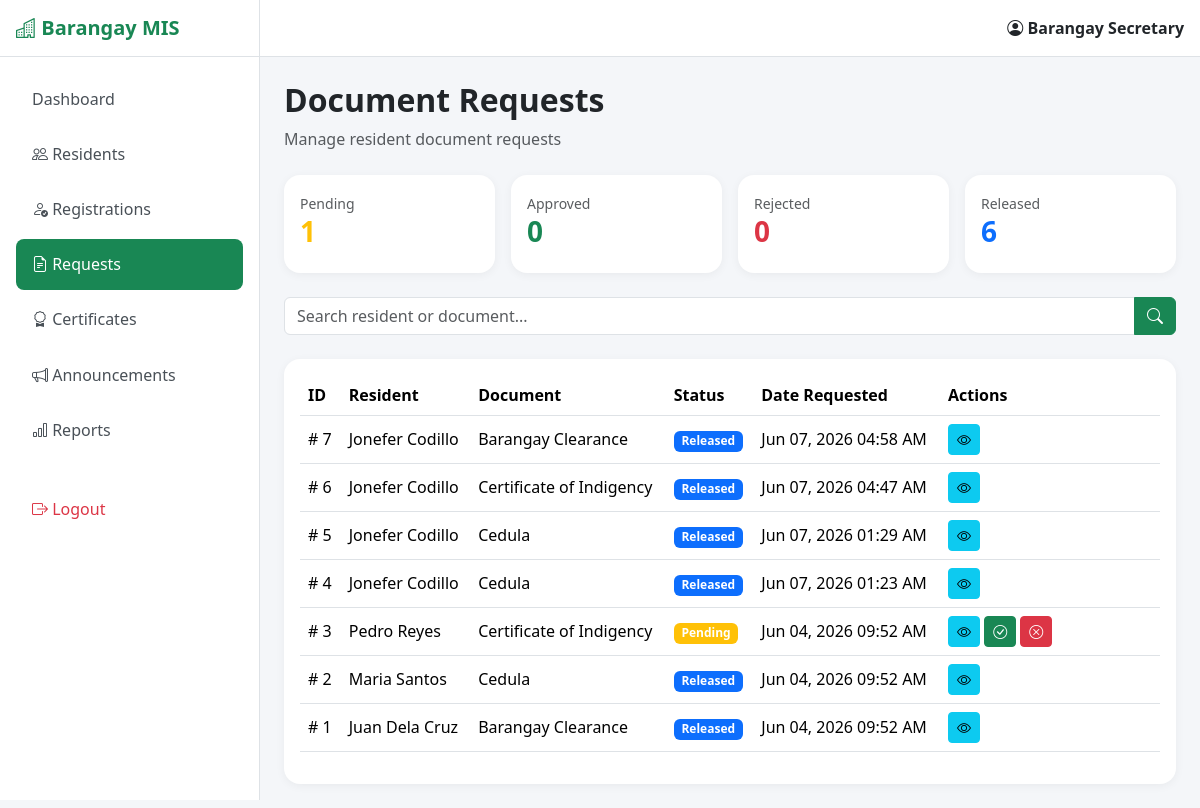
Screenshot of /secretary/requests/index.php (signed in) with the database file from the repository.
### tables this page shows
CREATE TABLE `document_requests` (
  `id` int(11) NOT NULL,
  `resident_id` int(11) NOT NULL,
  `document_type_id` int(11) NOT NULL,
  `purpose` text NOT NULL,
  `status` enum('Pending','Approved','Rejected','Released') NOT NULL DEFAULT 'Pending',
  `remarks` text DEFAULT NULL,
  `requested_at` datetime DEFAULT current_timestamp(),
  `approved_by` int(11) DEFAULT NULL,
  `approved_at` datetime DEFAULT NULL,
  `released_at` datetime DEFAULT NULL,
  `created_at` timestamp NOT NULL DEFAULT current_timestamp()
);

CREATE TABLE `document_types` (
  `id` int(11) NOT NULL,
  `document_name` varchar(100) NOT NULL,
  `description` text DEFAULT NULL,
  `created_at` timestamp NOT NULL DEFAULT current_timestamp()
);

### secretary/requests/index.php (the view, shortened to what this page needs)
<?php
require '../../config/database.php';
$search = trim($_GET['search'] ?? '');
$pending = mysqli_fetch_assoc(
    mysqli_query(
        $conn,
        "SELECT COUNT(*) total
         FROM document_requests
         WHERE status='Pending'"
    )
);
$approved = mysqli_fetch_assoc(
    mysqli_query(
        $conn,
        "SELECT COUNT(*) total
         FROM document_requests
         WHERE status='Approved'"
    )
);
$rejected = mysqli_fetch_assoc(
    mysqli_query(
        $conn,
        "SELECT COUNT(*) total
         FROM document_requests
         WHERE status='Rejected'"
    )
);
$released = mysqli_fetch_assoc(
    mysqli_query(
        $conn,
        "SELECT COUNT(*) total
         FROM document_requests
         WHERE status='Released'"
    )
);
$sql = "
SELECT
    dr.*,
    dt.document_name,
    CONCAT(
        r.first_name,
        ' ',
        r.last_name
    ) AS resident_name
FROM document_requests dr
INNER JOIN residents r
    ON dr.resident_id = r.id
INNER JOIN document_types dt
    ON dr.document_type_id = dt.id
";
$sql .= " ORDER BY dr.id DESC";
$requests = mysqli_query($conn, $sql);
?>
<!DOCTYPE html>
<html lang="en">
<head>
    <link href="https://cdn.jsdelivr.net/npm/bootstrap@5.3.3/dist/css/bootstrap.min.css" rel="stylesheet">
    <link rel="stylesheet" href="https://cdn.jsdelivr.net/npm/bootstrap-icons@1.11.3/font/bootstrap-icons.min.css">
    <link rel="stylesheet" href="../../assets/css/styles.css">
</head>
<body>
    <?php include '../../includes/secretary_sidebar.php'; ?>
    <div class="main-wrapper">
        <?php include '../../includes/nav.php'; ?>
        <main class="p-4">
            <div class="mb-4">
                <h2 class="fw-bold">
                    Document Requests
                </h2>
                <p class="text-muted mb-0">
                    Manage resident document requests
                </p>
            </div>
            <div class="row g-3 mb-4">
                <div class="col-md-3">
                    <div class="card dashboard-card">
                        <div class="card-body">
                            <small class="text-muted">
                                Pending
                            </small>
                            <h3 class="fw-bold text-warning">
                                <?= $pending['total'] ?>
                            </h3>
                        </div>
                    </div>
                </div>
                <div class="col-md-3">
                    <div class="card dashboard-card">
                        <div class="card-body">
                            <small class="text-muted">
                                Approved
                            </small>
                            <h3 class="fw-bold text-success">
                                <?= $approved['total'] ?>
                            </h3>
                        </div>
                    </div>
                </div>
                <div class="col-md-3">
                    <div class="card dashboard-card">
                        <div class="card-body">
                            <small class="text-muted">
                                Rejected
                            </small>
                            <h3 class="fw-bold text-danger">
                                <?= $rejected['total'] ?>
                            </h3>
                        </div>
                    </div>
                </div>
                <div class="col-md-3">
                    <div class="card dashboard-card">
                        <div class="card-body">
                            <small class="text-muted">
                                Released
                            </small>
                            <h3 class="fw-bold text-primary">
                                <?= $released['total'] ?>
                            </h3>
                        </div>
                    </div>
                </div>
            </div>
            <form method="GET" class="mb-4">
                <div class="input-group">
                    <input type="text" name="search" class="form-control" placeholder="Search resident or document..."
                        value="<?= htmlspecialchars($search) ?>">
                    <button class="btn btn-success">
                        <i class="bi bi-search"></i>
                    </button>
                </div>
            </form>
            <div class="card dashboard-card">
                <div class="card-body table-responsive">
                    <table class="table table-hover align-middle">
                        <thead>
                            <tr>
                                <th>ID</th>
                                <th>Resident</th>
                                <th>Document</th>
                                <th>Status</th>
                                <th>Date Requested</th>
                                <th width="220">
                                    Actions
                                </th>
                            </tr>
                        </thead>
                        <tbody>
                            <?php while ($row = mysqli_fetch_assoc($requests)): ?>
                                <tr>
                                    <td>
                                        #
                                        <?= $row['id'] ?>
                                    </td>
                                    <td>
                                        <?= htmlspecialchars($row['resident_name']) ?>
                                    </td>
                                    <td>
                                        <?= htmlspecialchars($row['document_name']) ?>
                                    </td>
                                    <td>
                                        <?php
                                        $badge = 'secondary';
                                        switch ($row['status']) {
                                            case 'Pending':
                                                $badge = 'warning';
                                                break;
                                            case 'Released':
                                                $badge = 'primary';
                                                break;
                                        }
                                        ?>
                                        <span class="badge bg-<?= $badge ?>">
                                            <?= $row['status'] ?>
                                        </span>
                                    </td>
                                    <td>
                                        <?= date(
                                            'M d, Y h:i A',
                                            strtotime(
                                                $row['requested_at']
                                            )
                                        ) ?>
                                    </td>
                                    <td>
                                        <button type="button" class="btn btn-sm btn-info" data-bs-toggle="modal"
                                            data-bs-target="#viewModal<?= $row['id'] ?>">
                                            <i class="bi bi-eye"></i>
                                        </button>
                                        <?php if ($row['status'] === 'Pending'): ?>
                                            <button type="button" class="btn btn-sm btn-success" data-bs-toggle="modal"
                                                data-bs-target="#approveModal<?= $row['id'] ?>">
                                                <i class="bi bi-check-circle"></i>
                                            </button>
                                            <button type="button" class="btn btn-sm btn-danger" data-bs-toggle="modal"
                                                data-bs-target="#rejectModal<?= $row['id'] ?>">
                                                <i class="bi bi-x-circle"></i>
                                            </button>
                                        <?php endif; ?>
                                    </td>
                                </tr>
                            <?php endwhile; ?>
                        </tbody>
                    </table>
                </div>
            </div>
        </main>
    </div>
</body>
</html>

### assets/css/styles.css (style rules this page uses)
:root { --sidebar-width: 260px; --brand-color: #198754; }
body { background: #f4f6f9; overflow-x: hidden; }
.main-wrapper { margin-left: var(--sidebar-width); width: calc(100% - var(--sidebar-width)); min-height: 100vh; transition: all 0.3s ease; }
.dashboard-card { border: none; border-radius: 16px; box-shadow: 0 2px 10px rgba(0, 0, 0, 0.05); }

### rows the page displays
document_requests: id "7", resident_name "Jonefer Codillo", document_type.document_name "Barangay Clearance", status "Released", requested_at "Jun 07, 2026 04:58 AM"
document_requests: id "6", resident_name "Jonefer Codillo", document_type.document_name "Certificate of Indigency", status "Released", requested_at "Jun 07, 2026 04:47 AM"
document_requests: id "5", resident_name "Jonefer Codillo", document_type.document_name "Cedula", status "Released", requested_at "Jun 07, 2026 01:29 AM"
document_requests: id "4", resident_name "Jonefer Codillo", document_type.document_name "Cedula", status "Released", requested_at "Jun 07, 2026 01:23 AM"
document_requests: id "3", resident_name "Pedro Reyes", document_type.document_name "Certificate of Indigency", status "Pending", requested_at "Jun 04, 2026 09:52 AM"
document_requests: id "2", resident_name "Maria Santos", document_type.document_name "Cedula", status "Released", requested_at "Jun 04, 2026 09:52 AM"
document_requests: id "1", resident_name "Juan Dela Cruz", document_type.document_name "Barangay Clearance", status "Released", requested_at "Jun 04, 2026 09:52 AM"

### other values shown
$_SESSION['full_name'] "Barangay Secretary"
$pending['total'] "1"
$approved['total'] "0"
$rejected['total'] "0"
$released['total'] "6"
